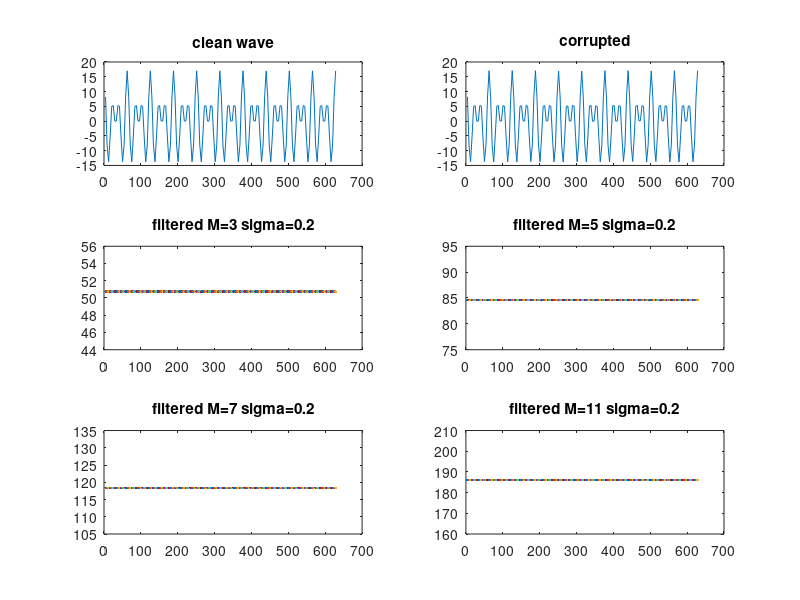

This figure's MATLAB source:
a=8;
b=9;
w1=0.2;
w2=0.3;
w=0.1;
ts=2*pi/(5*w2);  %% sampling rate
ns=5*w2/w; %%no of samples per cycle
x=zeros(1,10*ns);
y=ts*[1:10*ns];
x=a*cos(w1*y)+b*cos(w2*y);
 subplot(3,2,1);
 plot(y,x);
 title('clean wave');
%%--------------------------------------------------<<<q1
sx=numel(x);
sigma=0.2;
xd=x+sigma*(rand(1,sx)-0.5);
subplot(3,2,2);
plot(y,xd);
tf=['corrupted sigma=',num2str(sigma)];
title('corrupted');
%%--------------------------------------------------<<<q2
V=[3,5,7,11];
fn=3;
for M=V
    xd1=xd;
    xd1=filter2(xd1,M);
    subplot(3,2,fn);
    %%figure(fn);
    plot(y,xd1);
    tf=['filtered M=',num2str(M),' sigma=',num2str(sigma)];
    title(tf);
    fn=fn+1;
end


%%----------------------------------------------------------
% as M is increasing, graph is getting smoother and amplitude is
% decreasing, filtering is better
% but for a given value of M, relatively filter1 is giving better results
%%-----------------------------------------------------------

